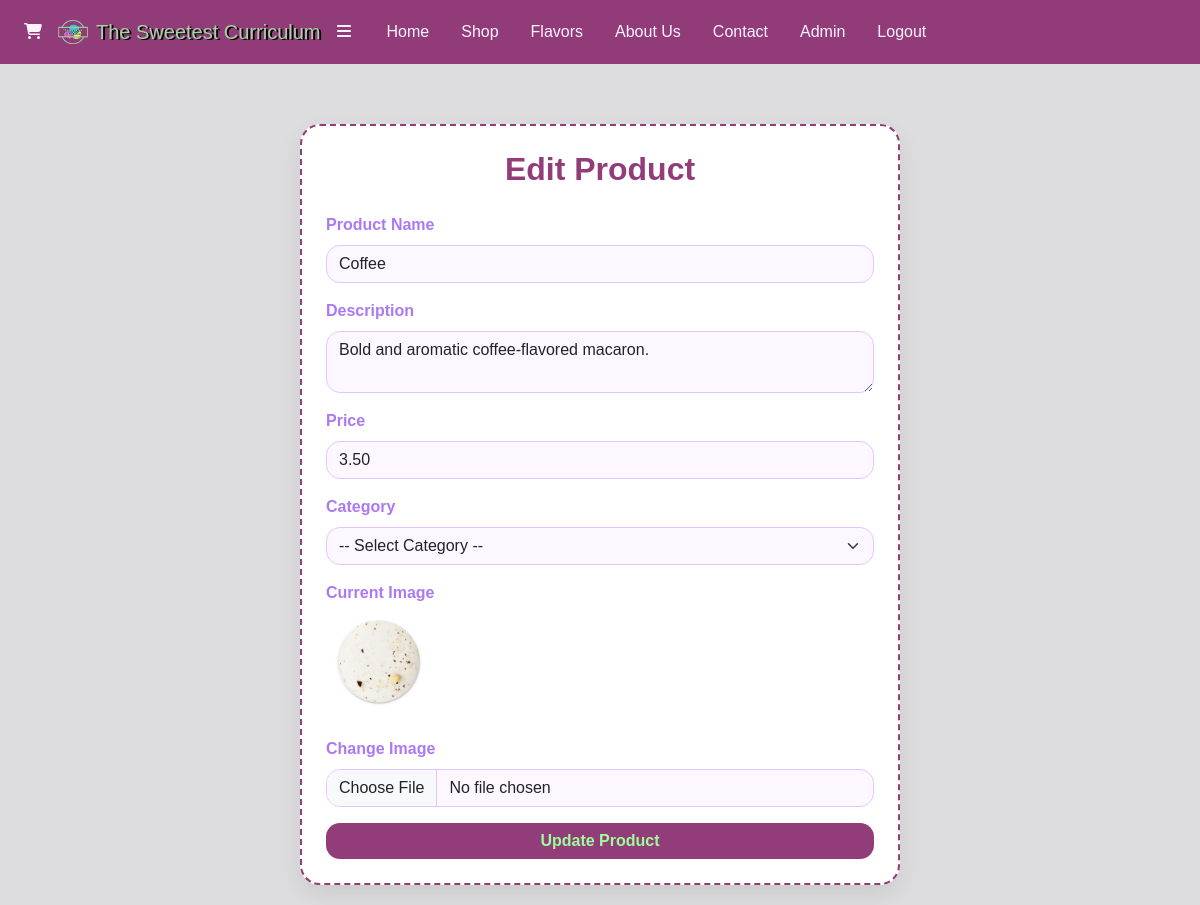
The app's page /admin/edit-product.php?id=5 (signed in) with its own data.
### tables this page shows
CREATE TABLE products (
    product_id INT PRIMARY KEY AUTO_INCREMENT,
    productName VARCHAR(100) NOT NULL,
    price DECIMAL(10,2) NOT NULL,
    imageURL TEXT,
    description TEXT NOT NULL
);

### admin/edit-product.php (the view, shortened to what this page needs)
<?php
include "../includes/header.php";
include "../database/db.php";
$id = isset($_GET['id']) ? (int)$_GET['id'] : null;
$product_sql = "SELECT p.*, pc.category_id
                FROM products p
                LEFT JOIN product_category pc ON p.product_id = pc.product_id
                WHERE p.product_id = $id";
$product_result = mysqli_query($dbc, $product_sql);
$product = mysqli_fetch_assoc($product_result);
?>
<body class="edit-product-body">
  <div class="edit-product-card p-4">
    <h2 class="edit-product-title">Edit Product</h2>
    <form method="POST" enctype="multipart/form-data">
      <div class="mb-3">
        <label class="form-label edit-product-label">Product Name</label>
        <input type="text" name="name" class="form-control edit-product-input" value="<?= htmlspecialchars($product['productName']) ?>" required />
      </div>
      <div class="mb-3">
        <label class="form-label edit-product-label">Description</label>
        <textarea name="description" class="form-control edit-product-input" required><?= htmlspecialchars($product['description']) ?></textarea>
      </div>
      <div class="mb-3">
        <label class="form-label edit-product-label">Price</label>
        <input type="number" name="price" class="form-control edit-product-input" step="0.01" value="<?= $product['price'] ?>" required />
      </div>
      <div class="mb-3">
        <label class="form-label edit-product-label">Category</label>
        <select name="category_id" class="form-select edit-product-select" required>
          <option value="">-- Select Category --</option>
        </select>
      </div>
      <div class="mb-3">
        <label class="form-label edit-product-label">Current Image</label><br>
        <?php if ($product['imageURL']): ?>
          <img src="../assets/images/<?= $product['imageURL'] ?>" alt="Product Image" class="edit-product-img">
        <?php else: ?>
          <p>No image available</p>
        <?php endif; ?>
      </div>
      <div class="mb-3">
        <label class="form-label edit-product-label">Change Image</label>
        <input type="file" name="image" class="form-control edit-product-input" />
      </div>
      <button type="submit" class="btn edit-product-btn w-100">Update Product</button>
    </form>
  </div>
</body>
</html>

### assets/css/styles.css (style rules this page uses)
body { color: rgb(14, 29, 0); }
.edit-product-body { background-color: rgb(221, 220, 222); font-family: 'Quicksand', sans-serif; color: rgb(186, 255, 174); align-items: center; justify-content: center; min-height: 100vh; margin: 0; }
.edit-product-card { margin: 60px auto 20px auto; max-width: 500px; }
.edit-product-card { border-radius: 20px; background-color: #fff; box-shadow: 0 10px 25px rgba(0, 0, 0, 0.08); width: 100%; max-width: 600px; padding: 30px; border: 2px dashed #923c79; transition: 0.3s ease; }
.edit-product-title { text-align: center; margin-bottom: 25px; font-weight: 600; color: #923c79; }
.edit-product-label { font-weight: 600; color: rgb(171, 121, 244); }
.edit-product-input, .edit-product-select { border-radius: 14px; border: 1px solid #e3c6ff; background-color: #fdf7ff; transition: all 0.2s ease; }
.edit-product-btn { background-color: #923c79; color: rgb(154, 255, 154); border: none; font-weight: 600; border-radius: 14px; transition: background-position 0.5s ease; }
.edit-product-img { border-radius: 10px; margin-bottom: 10px; max-width: 100px; }

### records on screen
products: name "Coffee", description "Bold and aromatic coffee-flavored macaron.", price "3.50", imageURL (picture)
